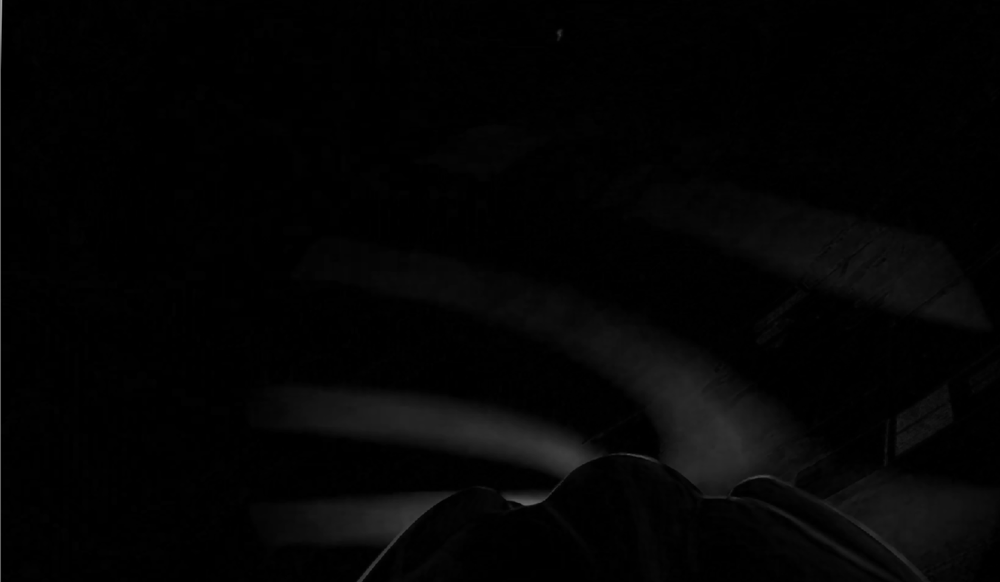
%> input picture 视觉显著性检测/test2.png, 1000 x 582 px, shrunk from 1643 x 957 before the run
$ octave main.m   (GNU Octave 9; MATLAB toolbox functions it lacks are replaced by stand-ins)
%> lines starting %> are read from the running program, lines starting %| are printed output that depends on the picture; in (x1, y1, x2, y2) boxes, pixels count from 0 and x2, y2 are one past the last pixel; in counts of white or black regions, pixels touching at a corner belong together; the program's own positions count from 1
%> further down, a is the input picture: size 582x1000x3 uint8; min 0, max 164, mean 4
### 视觉显著性检测/FT.m

function [sa] = FT(im)
gfrgb = imfilter(im, fspecial('gaussian', 5, 5), 'symmetric', 'conv');

cform = makecform('srgb2lab');

lab = applycform(gfrgb,cform);
%> lab: size 582x1000x3 uint8; mean of channels 1, 2, 3 3.4, 128, 128

l = double(lab(:,:,1)); lm = mean(mean(l));%整幅图片的l均值
%> after `lm = mean(mean(l))`: lm = 3.37
a = double(lab(:,:,2)); am = mean(mean(a));
%> after `a = double(lab(:,:,2))`: a: size 582x1000 double; every value is 128
%> after `am = mean(mean(a))`: am = 128

b = double(lab(:,:,3)); bm = mean(mean(b));
%> after `bm = mean(mean(b))`: bm = 128

sm = (l-lm).^2 + (a-am).^2 + (b-bm).^2;%像素的显著度
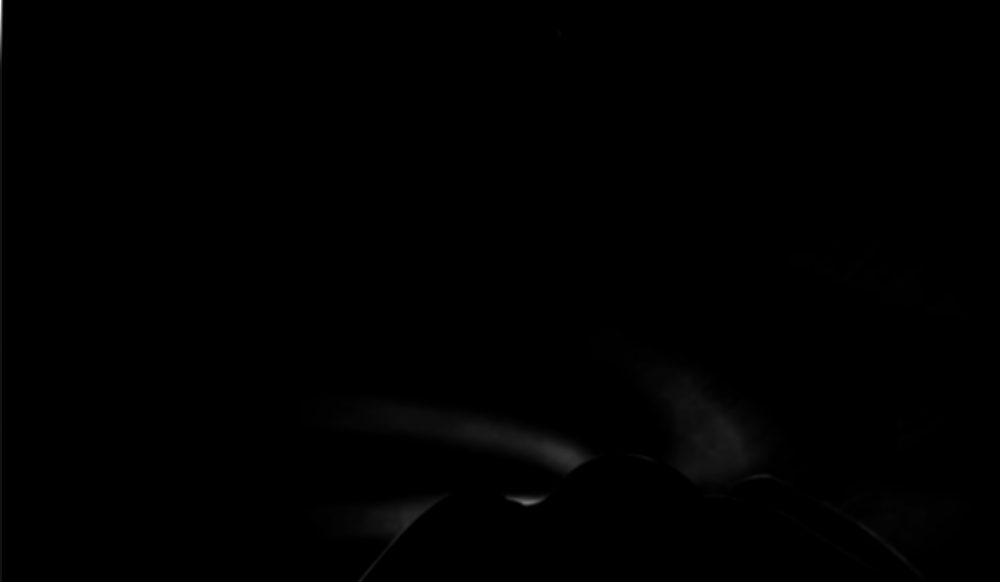
%> sm: size 582x1000 double; min 0.14, max 18666.6, mean 61.8; drawn with min black and max white
s=max(sm(:));
%> s = 18666.6
sa=sm./s;
end

### 视觉显著性检测/main.m
clc,clear all;
a=imread('test2.png');
b=FT(a);
figure,imshow(b);
% [L,num]=bwlabel(b,8);
u=mean2(b);
%> u = 0.00331
fc=std2(b);
%> fc = 0.0159
T=u+2*fc;
%> T = 0.0352
c=imbinarize(b);
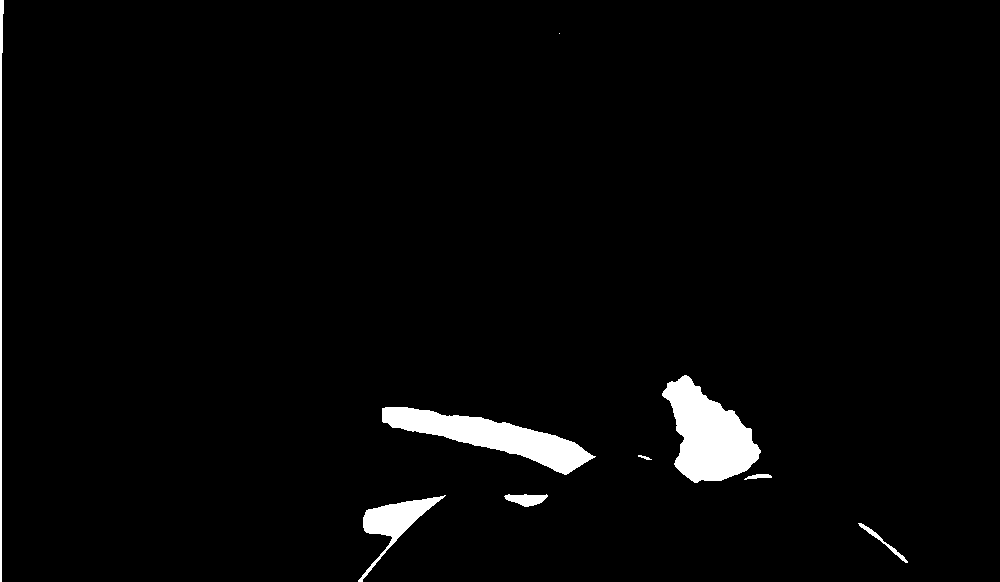
%> c: size 582x1000 logical; 2.7% white; 9 white regions (1 under 20 px), largest, box (x1, y1, x2, y2) and area: (662, 375, 761, 483) 6125, (382, 407, 596, 475) 5457, (358, 495, 446, 582) 1957
figure,imshow(c);
se=strel('square',5);
c=imerode(c,se);
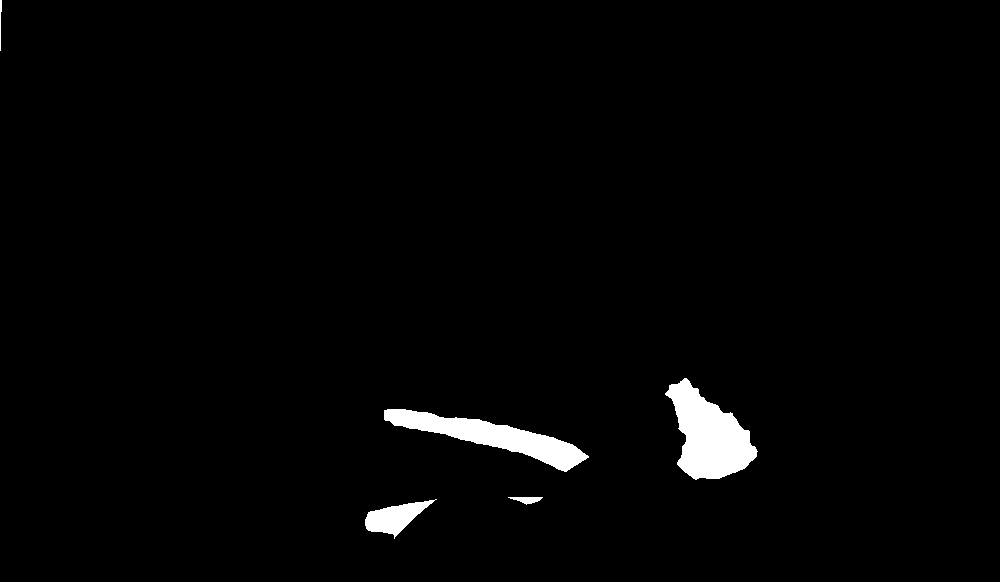
%> c: size 582x1000 logical; 1.9% white; 5 white regions, box (x1, y1, x2, y2) and area: (665, 378, 758, 480) 5264, (384, 409, 589, 472) 4342, (365, 499, 437, 539) 1304, (508, 497, 543, 505) 158, (0, 0, 2, 51) 63
c=imdilate(c,se);
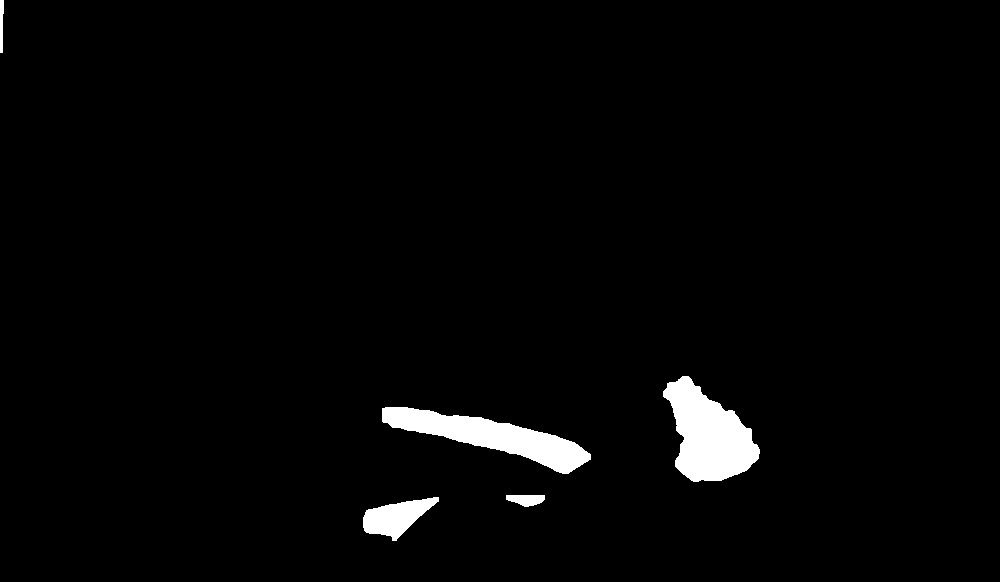
%> c: size 582x1000 logical; 2.4% white; 5 white regions, box (x1, y1, x2, y2) and area: (663, 376, 760, 482) 6108, (382, 407, 591, 474) 5434, (363, 497, 439, 541) 1768, (506, 495, 545, 507) 346, (0, 0, 4, 53) 173
figure,imshow(c);%至此，如得到全黑图则为纯海去除?
% [26 lines of commented-out code are left out]

$ run again, with 视觉显著性检测/test.png copied over 视觉显著性检测/test2.png
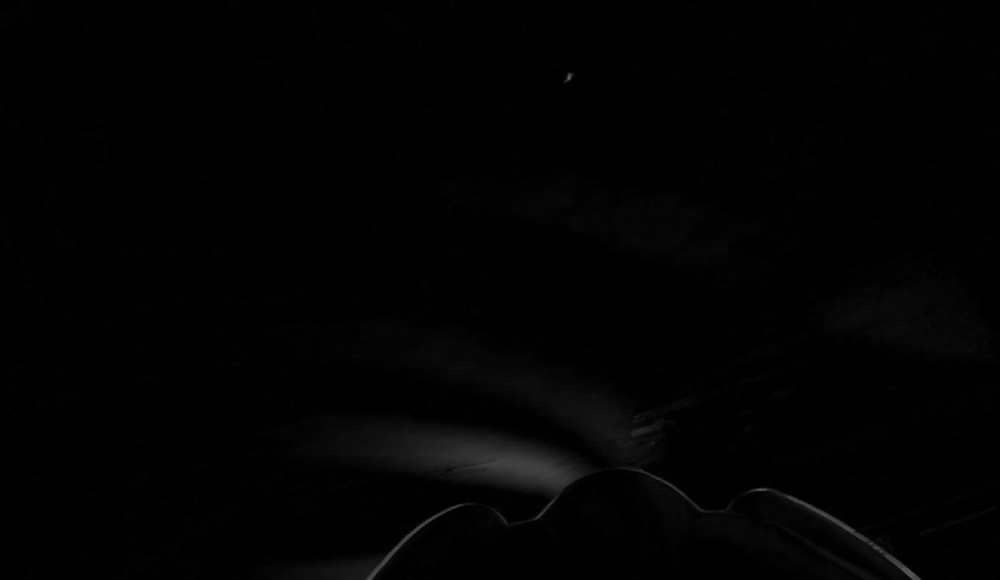
%> input picture 视觉显著性检测/test.png, 1000 x 580 px, shrunk from 1613 x 936 before the run
%> a is the input picture: size 580x1000x3 uint8; min 0, max 103, mean 2.1
%> lab: size 580x1000x3 uint8; mean of channels 1, 2, 3 1.8, 128, 128
%> in FT, `l = double(lab(:,:,1))`:
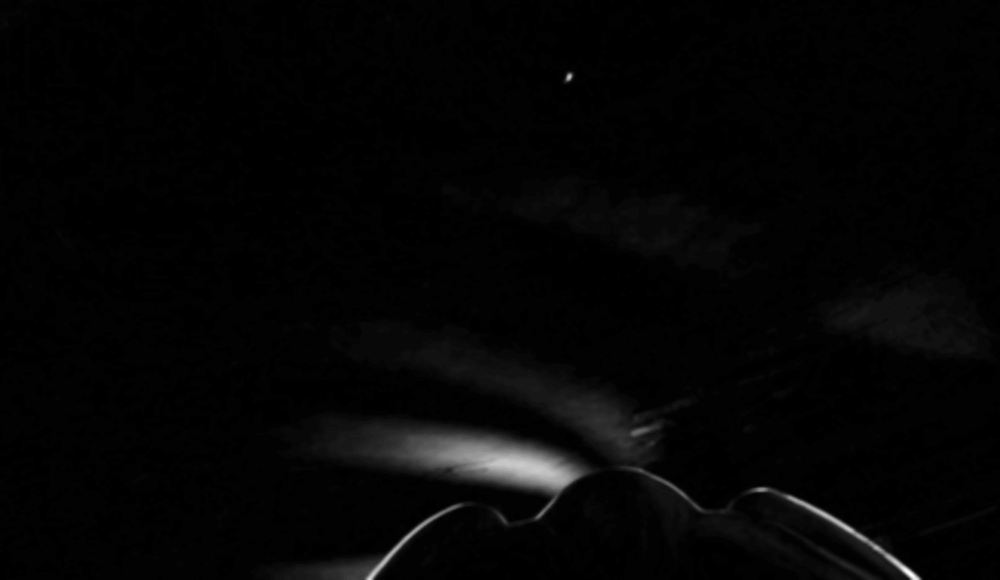
%> l: size 580x1000 double; min 0, max 87, mean 1.8; drawn with min black and max white
%> lm = 1.77
%> a: size 580x1000 double; every value is 128
%> am = 128
%> s = 7264.6
%> u = 0.00424
%> fc = 0.0355
%> T = 0.0752
%> `c=imdilate(c,se);`:
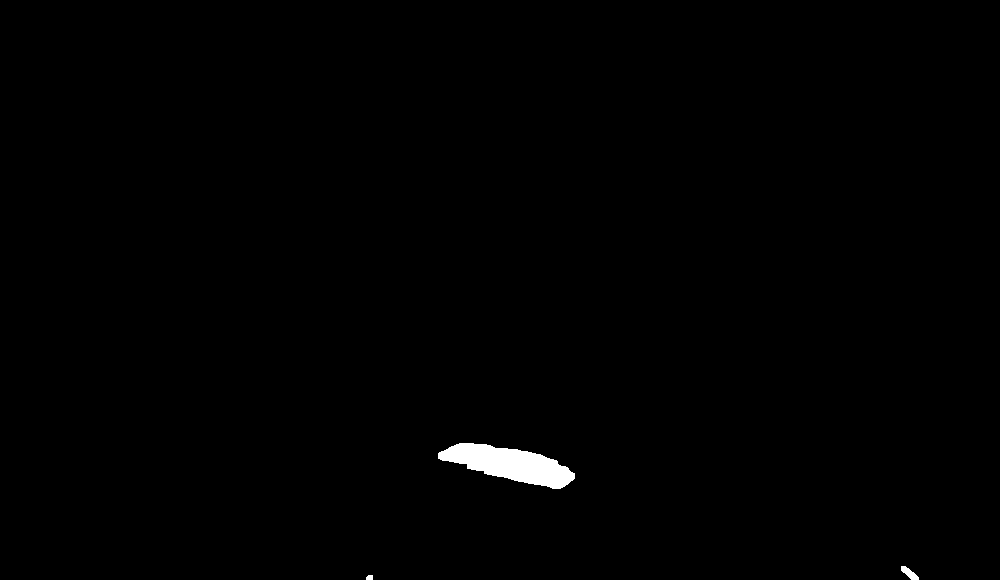
%> c: size 580x1000 logical; 0.62% white; 3 white regions, box (x1, y1, x2, y2) and area: (438, 443, 575, 489) 3430, (901, 566, 919, 580) 126, (366, 575, 373, 580) 32
